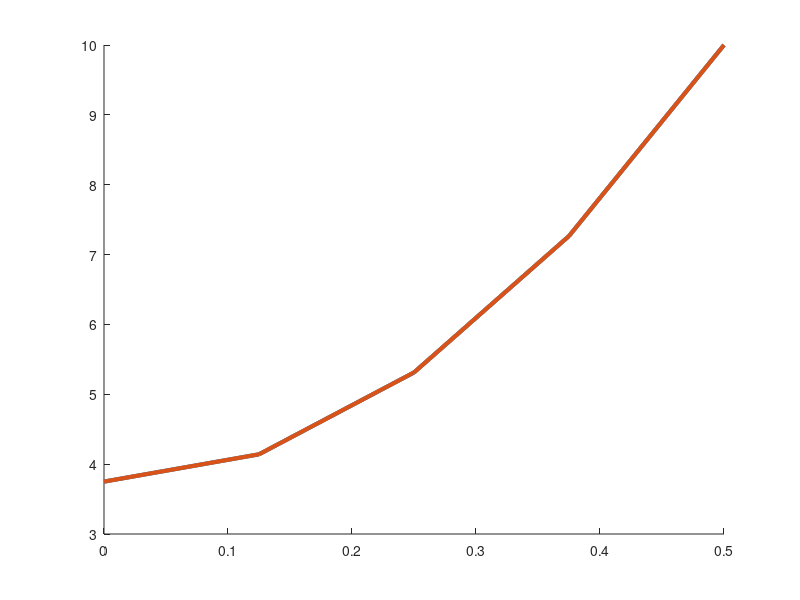

Reproduce this figure in MATLAB. (Note: this script raises an error after producing the figure.)
clc;
clear all;
%  Initial values
Ce=10;
R=0.5;
k=4*10^(-9);
s= 10^(-8);
Deff= 10^(-10);

%  Taking 6 meshes
N=[4 40 100 400 4000 40000];
%  looping for different meshes

for e =1:6
    dr=R/N(e);



    d1= (Deff)/(dr^2);
    d2= Deff/(2*dr);
    
    K=zeros(N(e)+1,N(e)+1);
    F=zeros(N(e)+1,1);
    
    C0=0;
    %  neumann boundary condition CENTRAL approximation
    
%     K(1,1)=-1;
%     K(1,2)=1;
    K(1,1)=-3;
    K(1,2)=4;
    K(1,3)=-1;
    K(N(e)+1,N(e)+1)=1;
    
    F(1,1)=0;
    %     Dirichlet condition
    F(N(e)+1,1)=Ce;
    % equation for i from 2 to N
    for i = 2:N(e);
            K(i,i-1:i+1) = [d1-d2/(dr*(i-1)) -2*d1 d1+d2/(dr*(i-1))];
            F(i,1) = s;
    end
    %     Solving for concentration
    U=K\F;
    
    x=0:dr:R;
    figure(e)
    hold on
    plot(x,U,'DisplayName','numerical solution', 'LineWidth',3)
    
    
    X= (1/4).*(s./Deff).*(x.^2-R^2)+Ce;
    plot(x,X,'DisplayName','analytical solution', 'LineWidth',3)
    
    title('Combine Plots N=', N(e))
    xlabel('r-values')
    ylabel('Concentration C')
    
    hold off
    % initial value of norme 1 and 2 
    L_1 =1/(N(e)+1)*(abs(U(1)-X(1)));
    L_2=(1/(N(e)+1)*(abs(U(1)-X(1)))^2);
    % storing in a matrix the error to find the maximum for Linfinity
    store = [abs(U(1)-X(1))];
    % applying the sum and concatination of matrices
    for j=2:N(e)+1
        L_1=L_1+ 1/(N(e)+1)*(abs(U(j)-X(j)));
        L_2=L_2+ (1/(N(e)+1)*(abs(U(j)-X(j)))^2);
        
        store(j)=[abs(U(j)-X(j))];
       
    end
    % displaying the norms
    Lf_1(e)=L_1
    Lf_2(e)=L_2^0.5
    Lf_3(e)=max(store)
end

dr=R./N
[]
figure(7)
hold on
loglog(dr,Lf_1,'DisplayName','L1')
loglog(dr,Lf_2,'DisplayName','L2')
loglog(dr,Lf_3,'DisplayName','L3')


% plot(log(Lf_1),log(dr),'DisplayName','L1')
% plot(log(Lf_2),log(dr),'DisplayName','L2')
% plot(log(Lf_3),log(dr),'DisplayName','L3')
title('log L vs log dr')
xlabel('log dr')
ylabel('log L')
hold off